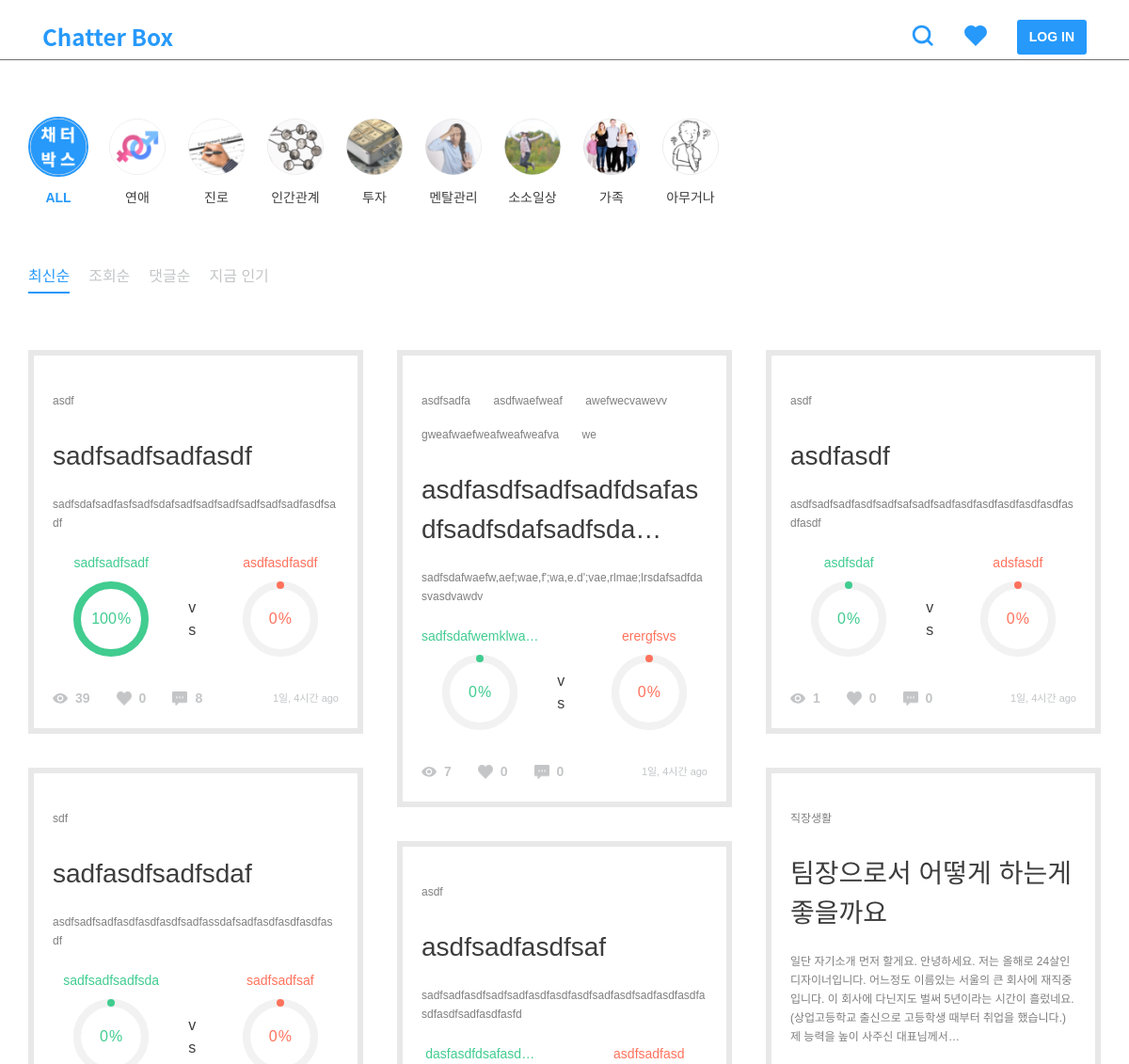
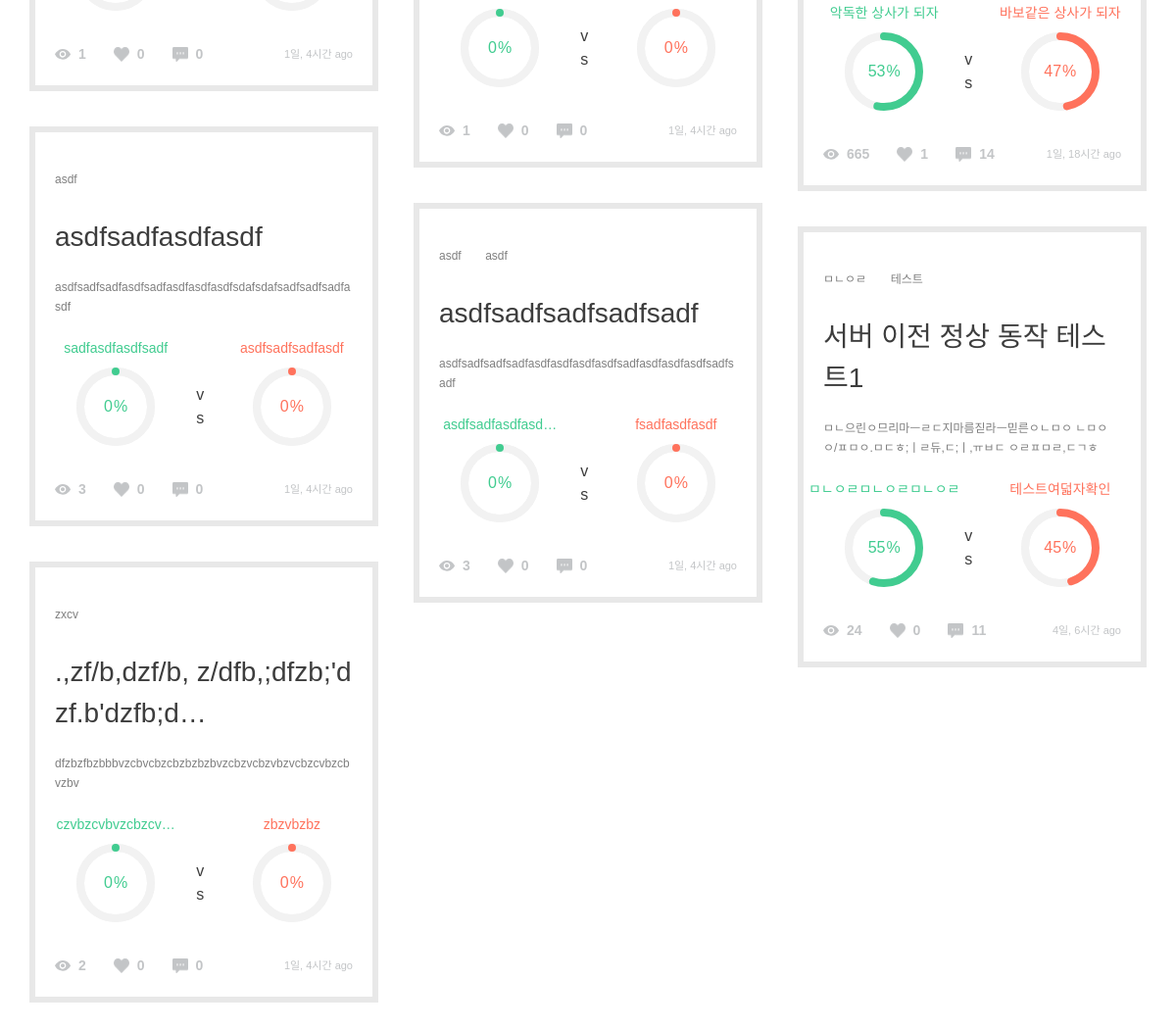
Page /post/ on the committed database (2 pictures, top to bottom).
### post/models.py (models this page shows, shortened)
class Category(models.Model):
    name = models.CharField(max_length=200)
    slug = models.SlugField()
    parent = models.ForeignKey(
        'self', blank=True, null=True, related_name='children')
    class Meta:
        unique_together = ('slug', 'parent',)
        verbose_name_plural = "categories"  # categories under a parent with same slug

class TimeStampedModel(models.Model):
    created_at = models.DateTimeField(auto_now_add=True, null=True)
    updated_at = models.DateTimeField(auto_now=True, null=True)
    class Meta():
        abstract = True

class Post(TimeStampedModel):
    author = models.ForeignKey(settings.AUTH_USER_MODEL)
    category = models.ForeignKey('Category')
    title = models.CharField(max_length=160, null=True)
    background = models.TextField()
    background_image1 = models.ImageField(
        upload_to='post', blank=True, null=True)
    background_image2 = models.ImageField(
        upload_to='post', blank=True, null=True)
    background_image3 = models.ImageField(
        upload_to='post', blank=True, null=True)
    background_image4 = models.ImageField(
        upload_to='post', blank=True, null=True)
    background_image5 = models.ImageField(
        upload_to='post', blank=True, null=True)
    tag = TagField()
    view_count = models.PositiveSmallIntegerField(default=0)
    share_count = models.PositiveSmallIntegerField(default=0)
    pro_title = models.CharField(max_length=160, null=True)
    con_title = models.CharField(max_length=160, null=True)
    @property
    def natural_time(self):
        return naturaltime(self.created_at)
    @property
    def likes_count(self):
        return self.like_users.all().count()
    @property
    def comment_count(self):
        all_count = self.comment_set.count()
        return all_count
    @property
    def pro_count(self):
        pro_sum = self.comment_set.filter(type=True).count()
        pro_comments = self.comment_set.filter(type=True)
        for comment in pro_comments:
            pro_sum = pro_sum + comment.count_comment_likes
        return pro_sum
    @property
    def con_count(self):
        con_sum = self.comment_set.filter(type=False).count()
        con_comments = self.comment_set.filter(type=False)
        for comment in con_comments:
            con_sum = con_sum + comment.count_comment_likes
        return con_sum
    @property
    def all_count(self):
        return self.pro_count + self.con_count
    @property
    def pro_percent(self):
        if not self.all_count == 0:
            result = self.pro_count / self.all_count
        else:
            result = 0
        return result
    @property
    def con_percent(self):
        if not self.all_count == 0:
            result = self.con_count / self.all_count
        else:
            result = 0
        return result
    class Meta:
        ordering = ['-created_at']

### post/views.py (the view)
def post_list(request):
    sort = request.GET.get('sort', '')
    categories = Category.objects.all()
    if sort == 'likes':
        posts = Post.objects.annotate(like_count=Count(
            'like_users')).order_by('-like_count')
    elif sort == 'vs':
        posts = Post.objects.annotate(vs_abs=Count('comment', filter=Q(comment__type=True))-Count(
            'comment', filter=Q(comment__type=False))).order_by('-vs_abs')
    elif sort == 'views':
        posts = Post.objects.all().order_by('-view_count')
    elif sort == 'comments':
        posts = Post.objects.annotate(
            count=Count('comment')).order_by('-count')
    else:
        posts = Post.objects.all().order_by('-created_at')
    paginator = Paginator(posts, 10)
    page = request.GET.get('page')
    try:
        posts = paginator.page(page)
    except PageNotAnInteger:
        posts = paginator.page(1)
    except EmptyPage:
        posts = paginator.page(paginator.num_pages)
    context = {'posts': posts, 'categories': categories, 'sort': sort, }
    return render(request, 'post/post_list.html', context)

### comment/models.py (called while the page is built)
    @property
    def count_comment_likes(self):
        return self.like_comments.all().count()

### post/templatetags/post_extras.py (called while the page is built)
@register.filter
def split_tags(value):
    tags = []
    split_comma = value.split(',')
    for tag in split_comma:
        split_space = tag.split(" ")
        for tag in split_space:
            if tag:
                tags.append(tag)
    return tags

### templates/post/post_list.html (shortened to what this page needs)
{% extends 'base.html' %}
{% load static %}
{% block customCSS %}
<link rel="stylesheet" href="{% static 'css/include/categories.css' %}" />
<link rel="stylesheet" href="{% static 'css/include/sorts.css' %}" />
<link rel="stylesheet" href="{% static 'css/post/post_list.css' %}" />
{% endblock %}
{% block content %}
<div class="row">
    {% include 'include/category.html' %}
    {% include 'include/sort.html' %}
</div>
<div class="row justify-content-center p-0">
    <div class="infinite-container columns col-12 p-0 m60">
        {% for post in posts %}
        <figure id="post-{{ post.pk }}" class="infinite-item">
            {% include 'include/post.html' %}
        </figure>
        {% endfor %}
    </div>
</div>
{% endblock %}
{% block customJS %}
<script>
    var infinite = new Waypoint.Infinite({
        element: $('.infinite-container')[0]
    });
    function customChart() {
        $('.pro-chart').easyPieChart({
            barColor: '#41cc90',
            scaleColor: false,
            size: 80,
            animate: 1000,
            lineWidth: 8,
            onStep: function (value) {
                this.$el.find('span').text(Math.round(value));
            },
            onStop: function (value, to) {
                this.$el.find('span').text(Math.round(to));
            }
        });
        $('.con-chart').easyPieChart({
            barColor: '#FF725C',
            scaleColor: false,
            size: 80,
            animate: 1000,
            lineWidth: 8,
            onStep: function (value) {
                this.$el.find('span').text(Math.round(value));
            },
            onStop: function (value, to) {
                this.$el.find('span').text(Math.round(to));
            }
        });
    };
    customChart();
    $(window).scroll(function () {
        if ($(window).scrollTop() + $(window).height() == $(document).height()) {
            customChart();
        }
    });
</script>
{% endblock %}

### templates/include/category.html (shortened to what this page needs)
{% load static %}
<div class="category-wrap">
    <div class="category m60" name="{{ target }}">
        <a id="all" class="category-link" href="{% url 'post:post_list' %}">
            <img class="category-icon" src="{% static '/img/categories/all.png' %}" />
            <h6>ALL</h6>
        </a>
        {% for category in categories %}
        <a id="{{ category.slug }}" class="category-link" href="/post/category/{{ category.slug }}">
            <img class="category-icon" src="/static/img/categories/{{ category.slug }}.png" />
            <h6>{{ category.name }}</h6>
        </a>
        {% endfor %}
    </div>
</div>

### templates/include/post.html
{% load static %}
{% load post_extras %}
<div class="tag-list">
    {% for tag in post.tag|split_tags %}
    <span class="tag">{{ tag }}</span>
    {% endfor %}
</div>
<a href="{% url 'post:post_detail' post_pk=post.pk %}">
    <h3>{{ post.title|truncatechars:40 }}</h3>
</a>
<div class="background">
    <p>{{ post.background|safe|truncatechars:160 }}</p>
</div>
<div class="percent-wrap">
    <div class="chart">
        <h6 class="label pro-title">{{ post.pro_title|truncatechars:16 }}</h6>
        <div class="percentage pro-chart" data-percent="{% widthratio post.pro_percent 1 100 %}">
            <span class="pro-title">{% widthratio post.con_percent 1 100 %}</span><sup class="pro-title">%</sup>
        </div>
    </div>
    <h5>vs</h5>
    <div class="chart">
        <h6 class="label con-title">{{ post.con_title|truncatechars:16 }}</h6>
        <div class="percentage con-chart" data-percent="{% widthratio post.con_percent 1 100 %}">
            <span class="con-title">{% widthratio post.con_percent 1 100 %}</span><sup class="con-title">%</sup>
        </div>
    </div>
</div>
<div class="btn-area">
    <img src="{% static '/img/icons/view.png' %}" style="margin-top: 4px;" />
    <h6>{{ post.view_count }}</h6>
    <img src="{% static '/img/icons/heart-gray.png' %}" />
    <h6>{{ post.likes_count }}</h6>
    <img src="{% static '/img/icons/comment.png' %}" />
    <h6>{{ post.comment_count }}</h6>
    <span class="ml-auto">{{ post.natural_time }}</span>
</div>

### static/css/style.css (style rules this page uses)
html, body, div, span, applet, object, iframe, h1, h2, h3, h4, h5, h6, p, blockquote, pre, a, abbr, acronym, address, big, cite, code, del, dfn, em, img, ins, kbd, q, s, samp, small, strike, strong, sub, sup, tt, var, b, u, i, center, dl, dt, dd, ol, ul, li, fieldset, form, label, legend, table, caption, tbody, tfoot, thead, tr, th, td, article, aside, canvas, details, embed, figure, figcaption, footer, header, hgroup, menu, nav, output, ruby, section, summary, time, mark, audio, video { margin: 0; padding: 0; border: 0; font-size: 100%; font: inherit; vertical-align: baseline; }
article, aside, details, figcaption, figure, footer, header, hgroup, menu, nav, section { display: block; }
body { display: flex; min-height: 100vh; flex-direction: column; font-family: "Noto Sans KR", sans-serif; }
a { all: unset; text-decoration: none !important; cursor: pointer; }
h3 { font-size: 28px; line-height: 42px; font-weight: 500; color: #3d3d3d; word-break: break-all; }
h5 { font-size: 16px; line-height: 24px; font-weight: 500; color: #3d3d3d; word-break: break-all; }
h6 { font-size: 14px; line-height: 24px; font-weight: 400; color: #3d3d3d; word-break: break-all; }
p { font-size: 12px; line-height: 20px; font-weight: 400; color: #7f7f7f; word-break: break-all; }
span { font-size: 11px; line-height: 18px; font-weight: 400; color: #7f7f7f; word-break: break-all; }
.tag { display: inline; margin-right: 20px; padding: 4px 10px; border: 1px solid #C3C5C7; font-size: 12px; line-height: 3; font-weight: 400; color: #7f7f7f; cursor: pointer; word-break: keep-all; }
.m60 { margin-top: 60px; margin-bottom: 60px; }

### static/css/include/categories.css (style rules this page uses)
.category-wrap { width: 100%; }
.category { display: flex; width: 100%; }
.category .category-link { margin-right: 20px; text-align: center; }
.category .category-link .category-icon { width: 64px; height: 64px; margin-bottom: 6px; border-radius: 50%; border: 2px solid #fff; }
.category .category-link.active img { border: 2px solid #2699FB; }
.category .category-link.active h6 { font-weight: 700; color: #2699FB; }

### static/css/post/post_list.css (style rules this page uses)
.columns { column-width:320px; column-gap: 36px; }
.columns figure { display: inline-block; width: 100%; border: 6px solid #E8E8E8; margin-bottom: 36px; }
.columns figure .tag-list { margin: 30px 20px 20px; }
.columns figure .tag-list .tag { border: 0; padding: 0; }
.columns figure img { width: 100%; }
.columns figure h3 { margin: 0 20px 20px; word-break: break-all; }
.columns figure .background { max-height: 100px; overflow: hidden; margin: 0 20px 20px; }
.columns figure .background p { word-break: break-all; }
.columns figure .btn-area { display: flex; margin: 0 20px; padding-bottom: 20px; }
.columns figure .btn-area img { margin-top: 5px; width: 16px; height: 16px; }
.columns figure .btn-area h6 { display: inline; margin: 0 28px 0 8px; color: #C3C5C7; font-weight: 700; }
.columns figure .btn-area span { line-height: 24px; color: #C3C5C7; }
.percent-wrap { display: flex; justify-content: center; align-items: center; }
.percent-wrap .pro-title { color: #41cc90; word-break: break-all; }
.percent-wrap .con-title { color: #FF725C; word-break: break-all; }
.percent-wrap .chart { width: 50%; text-align: center; }
.percent-wrap .easyPieChart { position: relative; margin: 8px auto 32px; text-align: center; }
.percent-wrap .easyPieChart span { font-size: 16px; }
.percent-wrap .easyPieChart sup { top: 0; margin-left: 1px; }

### rows in the picture
Category: slug (picture), name "연애"
Category: slug (picture), name "진로"
Category: slug (picture), name "인간관계"
Category: slug (picture), name "투자"
Category: slug (picture), name "멘탈관리"
Category: slug (picture), name "소소일상"
Category: slug (picture), name "가족"
Category: shows a picture, name "아무거나"
Post: tag "asdf", title "sadfsadfsadfasdf", background "sadfsdafsadfasfsadfsdafsadfsadfsadfsadfsadfsadfasdfsadf", pro_title "sadfsadfsadf", con_title "asdfasdfasdf", view_count "39", likes_count "0", comment_count "8", natural_time "1일, 4시간 ago"
Post: tag "sdf", title "sadfasdfsadfsdaf", background "asdfsadfsadfasdfasdfasdfsadfassdafsadfasdfasdfasdfasdf", pro_title "sadfsadfsadfsda", con_title "sadfsadfsaf", view_count "1", likes_count "0", comment_count "0", natural_time "1일, 4시간 ago"
Post: tag "asdf", title "asdfsadfasdfasdf", background "asdfsadfsadfasdfsadfasdfasdfasdfsdafsdafsadfsadfsadfasdf", pro_title "sadfasdfasdfsadf", con_title "asdfsadfsadfasdf", view_count "3", likes_count "0", comment_count "0", natural_time "1일, 4시간 ago"
Post: tag "zxcv", title ".,zf/b,dzf/b, z/dfb,;dfzb;'dzf.b'dzfb;d…", background "dfzbzfbzbbbvzcbvcbzcbzbzbzbvzcbzvcbzvbzvcbzcvbzcbvzbv", pro_title "czvbzcvbvzcbzcv…", con_title "zbzvbzbz", view_count "2", likes_count "0", comment_count "0", natural_time "1일, 4시간 ago"
Post: tag "asdfsadfa" "asdfwaefweaf" "awefwecvawevv" "gweafwaefweafweafweafva" "we", title "asdfasdfsadfsadfdsafasdfsadfsdafsadfsda…", background "sadfsdafwaefw,aef;wae,f';wa,e.d';vae,rlmae;lrsdafsadfdasvasdvawdv", pro_title "sadfsdafwemklwa…", con_title "erergfsvs", view_count "7", likes_count "0", comment_count "0", natural_time "1일, 4시간 ago"
Post: tag "asdf", title "asdfsadfasdfsaf", background "sadfsadfasdfsadfsadfasdfasdfasdfsadfasdfsadfasdfasdfasdfasdfsadfasdfasfd", pro_title "dasfasdfdsafasd…", con_title "asdfsadfasd", view_count "1", likes_count "0", comment_count "0", natural_time "1일, 4시간 ago"
Post: tag "asdf" "asdf", title "asdfsadfsadfsadfsadf", background "asdfsadfsadfsadfasdfasdfasdfasdfsadfasdfasdfasdfsadfsadf", pro_title "asdfsadfasdfasd…", con_title "fsadfasdfasdf", view_count "3", likes_count "0", comment_count "0", natural_time "1일, 4시간 ago"
Post: tag "asdf", title "asdfasdf", background "asdfsadfsadfasdfsadfsafsadfsadfasdfasdfasdfasdfasdfasdfasdf", pro_title "asdfsdaf", con_title "adsfasdf", view_count "1", likes_count "0", comment_count "0", natural_time "1일, 4시간 ago"
Post: tag "직장생활", title "팀장으로서 어떻게 하는게 좋을까요", background "일단 자기소개 먼저 할게요. 안녕하세요. 저는 올해로 24살인 디자이너입니다. 어느정도 이름있는 서울의 큰 회사에 재직중입니다. 이 회사에 다닌지도 벌써 5년이라는 시간이 흘렀네요. (상업고등학교 출신으로 고등학생 때부터 취업을 했습니다.) 제 능력을 높이 사주신 대표님께서…", pro_title "악독한 상사가 되자", con_title "바보같은 상사가 되자", view_count "665", likes_count "1", comment_count "14", natural_time "1일, 18시간 ago"
Post: tag "ㅁㄴㅇㄹ" "테스트", title "서버 이전 정상 동작 테스트1", background "ㅁㄴ으린ㅇ므리마ㅡㄹㄷ지마름짇라ㅡ믿른ㅇㄴㅁㅇ ㄴㅁㅇ ㅇ/ㅍㅁㅇ.ㅁㄷㅎ;ㅣㄹ듀,ㄷ;ㅣ,ㅠㅂㄷ ㅇㄹㅍㅁㄹ,ㄷㄱㅎ", pro_title "ㅁㄴㅇㄹㅁㄴㅇㄹㅁㄴㅇㄹ", con_title "테스트여덟자확인", view_count "24", likes_count "0", comment_count "11", natural_time "4일, 6시간 ago"
